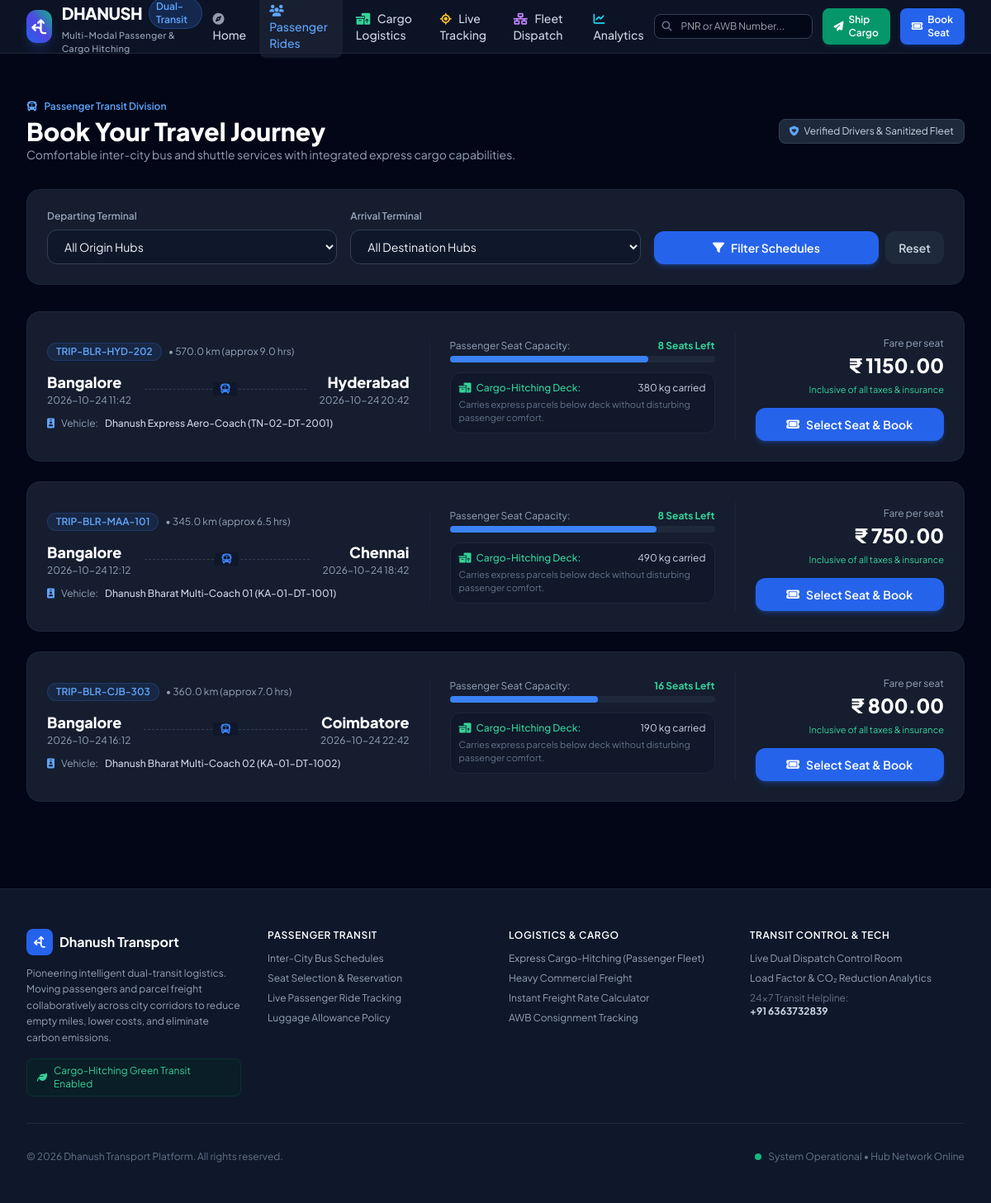
The app's page /passenger with its own data.
### tables this page shows
CREATE TABLE trips (
        id INTEGER PRIMARY KEY AUTOINCREMENT,
        trip_code TEXT UNIQUE NOT NULL,
        route_id INTEGER NOT NULL,
        vehicle_id INTEGER NOT NULL,
        departure_time TEXT NOT NULL,
        arrival_time TEXT NOT NULL,
        status TEXT DEFAULT 'Scheduled', -- 'Scheduled', 'Boarding & Loading', 'In Transit', 'Completed'
        current_lat REAL,
        current_lng REAL,
        progress_pct INTEGER DEFAULT 0,
        booked_seats INTEGER DEFAULT 0,
        booked_cargo_kg REAL DEFAULT 0,
        FOREIGN KEY (route_id) REFERENCES routes(id),
        FOREIGN KEY (vehicle_id) REFERENCES vehicles(id)
    );

CREATE TABLE routes (
        id INTEGER PRIMARY KEY AUTOINCREMENT,
        route_code TEXT UNIQUE NOT NULL,
        origin_hub_id INTEGER NOT NULL,
        dest_hub_id INTEGER NOT NULL,
        distance_km REAL NOT NULL,
        duration_hours REAL NOT NULL,
        base_passenger_fare REAL NOT NULL,
        base_cargo_rate_kg REAL NOT NULL,
        FOREIGN KEY (origin_hub_id) REFERENCES hubs(id),
        FOREIGN KEY (dest_hub_id) REFERENCES hubs(id)
    );

CREATE TABLE hubs (
        id INTEGER PRIMARY KEY AUTOINCREMENT,
        code TEXT UNIQUE NOT NULL,
        name TEXT NOT NULL,
        city TEXT NOT NULL,
        state TEXT NOT NULL,
        address TEXT NOT NULL,
        lat REAL NOT NULL,
        lng REAL NOT NULL,
        phone TEXT
    );

CREATE TABLE vehicles (
        id INTEGER PRIMARY KEY AUTOINCREMENT,
        reg_number TEXT UNIQUE NOT NULL,
        name TEXT NOT NULL,
        vehicle_type TEXT NOT NULL, -- 'Hybrid Passenger Bus', 'Express Cargo Minivan', 'Heavy Freight Truck'
        total_seats INTEGER DEFAULT 0,
        total_cargo_kg REAL DEFAULT 0,
        total_cargo_cbm REAL DEFAULT 0,
        driver_name TEXT NOT NULL,
        driver_phone TEXT NOT NULL,
        current_hub_id INTEGER,
        status TEXT DEFAULT 'Available', -- 'Available', 'In Transit', 'Maintenance'
        FOREIGN KEY (current_hub_id) REFERENCES hubs(id)
    );

### app.py (the view)
@app.route('/passenger', methods=['GET', 'POST'])
def passenger_portal():
    conn = get_db_connection()
    trips = []
    selected_origin = request.args.get('origin', type=int)
    selected_dest = request.args.get('dest', type=int)
    query = '''
        SELECT t.*, r.distance_km, r.duration_hours, r.base_passenger_fare,
               v.name as vehicle_name, v.vehicle_type, v.reg_number, v.total_seats, v.total_cargo_kg,
               v.driver_name, v.driver_phone,
               h1.city as origin_city, h1.name as origin_hub_name,
               h2.city as dest_city, h2.name as dest_hub_name
        FROM trips t
        JOIN routes r ON t.route_id = r.id
        JOIN vehicles v ON t.vehicle_id = v.id
        JOIN hubs h1 ON r.origin_hub_id = h1.id
        JOIN hubs h2 ON r.dest_hub_id = h2.id
        WHERE v.total_seats > 0
    '''
    params = []
    if selected_origin and selected_dest:
        query += ' AND r.origin_hub_id = ? AND r.dest_hub_id = ?'
        params.extend([selected_origin, selected_dest])
    query += ' ORDER BY t.departure_time ASC'
    trips = conn.execute(query, params).fetchall()
    conn.close()
    return render_template('passenger_book.html', trips=trips, selected_origin=selected_origin, selected_dest=selected_dest)

### templates/passenger_book.html (shortened to what this page needs)
{% extends "base.html" %}
{% block content %}
<div class="max-w-7xl mx-auto px-4 sm:px-6 lg:px-8 py-10">
    <div class="flex flex-col md:flex-row md:items-center justify-between gap-4 mb-8">
        <div>
            <div class="flex items-center gap-2 text-xs text-blue-400 font-semibold mb-1">
                <i class="fa-solid fa-bus"></i> Passenger Transit Division
            </div>
            <h1 class="text-3xl font-extrabold text-white">Book Your Travel Journey</h1>
            <p class="text-sm text-slate-400">Comfortable inter-city bus and shuttle services with integrated express cargo capabilities.</p>
        </div>
        <div class="flex items-center gap-2">
            <span class="text-xs bg-slate-800 border border-slate-700 px-3 py-1.5 rounded-lg text-slate-300">
                <i class="fa-solid fa-shield-heart text-blue-400 mr-1"></i> Verified Drivers & Sanitized Fleet
            </span>
        </div>
    </div>
    <div class="glass-card p-6 rounded-2xl mb-8 border border-slate-800">
        <form action="{{ url_for('passenger_portal') }}" method="GET" class="grid grid-cols-1 md:grid-cols-3 gap-4">
            <div>
                <label class="block text-xs font-semibold text-slate-400 mb-2">Departing Terminal</label>
                <select name="origin" class="w-full bg-slate-900 border border-slate-700 text-slate-100 rounded-xl px-4 py-2.5 text-sm focus:ring-2 focus:ring-blue-500 focus:outline-none">
                    <option value="">All Origin Hubs</option>
                </select>
            </div>
            <div>
                <label class="block text-xs font-semibold text-slate-400 mb-2">Arrival Terminal</label>
                <select name="dest" class="w-full bg-slate-900 border border-slate-700 text-slate-100 rounded-xl px-4 py-2.5 text-sm focus:ring-2 focus:ring-blue-500 focus:outline-none">
                    <option value="">All Destination Hubs</option>
                </select>
            </div>
            <div class="flex items-end gap-2">
                <button type="submit" class="flex-1 bg-blue-600 hover:bg-blue-500 text-white font-semibold py-2.5 px-4 rounded-xl text-sm transition-all shadow-md shadow-blue-600/30 flex items-center justify-center gap-2">
                    <i class="fa-solid fa-filter"></i> Filter Schedules
                </button>
                <a href="{{ url_for('passenger_portal') }}" class="px-4 py-2.5 rounded-xl bg-slate-800 hover:bg-slate-700 text-slate-300 text-sm font-semibold transition-colors">
                    Reset
                </a>
            </div>
        </form>
    </div>
    <div class="space-y-6">
        {% if trips %}
            {% for trip in trips %}
            <div class="glass-card rounded-2xl p-6 border border-slate-800 glass-card-hover">
                <div class="grid grid-cols-1 lg:grid-cols-12 gap-6 items-center">
                    <div class="lg:col-span-5">
                        <div class="flex items-center gap-2 mb-2">
                            <span class="text-xs px-2.5 py-0.5 rounded-full bg-blue-500/10 text-blue-400 font-semibold border border-blue-500/20">
                                {{ trip.trip_code }}
                            </span>
                            <span class="text-xs text-slate-400">&bull; {{ trip.distance_km }} km (approx {{ trip.duration_hours }} hrs)</span>
                        </div>
                        <div class="flex items-center gap-4 my-3">
                            <div>
                                <div class="text-lg font-extrabold text-white">{{ trip.origin_city }}</div>
                                <div class="text-xs text-slate-400">{{ trip.departure_time }}</div>
                            </div>
                            <div class="flex-1 flex items-center justify-center relative">
                                <i class="fa-solid fa-bus text-blue-500 absolute bg-slate-900 px-2 text-xs"></i>
                            </div>
                            <div class="text-right">
                                <div class="text-lg font-extrabold text-white">{{ trip.dest_city }}</div>
                                <div class="text-xs text-slate-400">{{ trip.arrival_time }}</div>
                            </div>
                        </div>
                        <div class="text-xs text-slate-400 flex items-center gap-2">
                            <i class="fa-solid fa-id-badge text-blue-400"></i> Vehicle: <span class="text-slate-300 font-medium">{{ trip.vehicle_name }} ({{ trip.reg_number }})</span>
                        </div>
                    </div>
                    <div class="lg:col-span-4 border-t lg:border-t-0 lg:border-l border-slate-800/80 lg:pl-6 space-y-3">
                        <div>
                            <div class="flex justify-between text-xs mb-1">
                                <span class="text-slate-400">Passenger Seat Capacity:</span>
                                <span class="font-bold {{ 'text-red-400' if trip.booked_seats >= trip.total_seats else 'text-emerald-400' }}">
                                    {{ trip.total_seats - trip.booked_seats }} Seats Left
                                </span>
                            </div>
                            <div class="w-full bg-slate-800 rounded-full h-2">
                                <div class="bg-blue-500 h-2 rounded-full" style="width: {{ (trip.booked_seats / trip.total_seats * 100)|round }}%"></div>
                            </div>
                        </div>
                        <div class="p-2.5 rounded-xl bg-slate-900/80 border border-slate-800 text-xs">
                            <div class="flex items-center justify-between text-slate-300">
                                <span class="flex items-center gap-1.5 text-emerald-400 font-medium">
                                    <i class="fa-solid fa-boxes-packing"></i> Cargo-Hitching Deck:
                                </span>
                                <span>{{ "%.0f"|format(trip.booked_cargo_kg) }} kg carried</span>
                            </div>
                            <p class="text-[11px] text-slate-500 mt-1">Carries express parcels below deck without disturbing passenger comfort.</p>
                        </div>
                    </div>
                    <div class="lg:col-span-3 border-t lg:border-t-0 lg:border-l border-slate-800/80 lg:pl-6 flex flex-col justify-between items-end">
                        <div class="text-right w-full mb-3">
                            <span class="text-xs text-slate-400">Fare per seat</span>
                            <div class="text-2xl font-black text-white">&#8377; {{ "%.2f"|format(trip.base_passenger_fare) }}</div>
                            <span class="text-[11px] text-emerald-400">Inclusive of all taxes & insurance</span>
                        </div>
                        {% if trip.booked_seats < trip.total_seats %}
                        <button onclick="openBookingModal('{{ trip.id }}', '{{ trip.trip_code }}', '{{ trip.origin_city }}', '{{ trip.dest_city }}', '{{ trip.base_passenger_fare }}')" class="w-full bg-blue-600 hover:bg-blue-500 text-white font-semibold py-2.5 px-4 rounded-xl text-sm transition-all shadow-md shadow-blue-600/30 flex items-center justify-center gap-2">
                            <i class="fa-solid fa-ticket"></i> Select Seat & Book
                        </button>
                        {% else %}
                        <button disabled class="w-full bg-slate-800 text-slate-500 font-semibold py-2.5 px-4 rounded-xl text-sm cursor-not-allowed">
                            Trip Sold Out
                        </button>
                        {% endif %}
                    </div>
                </div>
            </div>
            {% endfor %}
        {% endif %}
    </div>
</div>
{% endblock %}

### records on screen
trips: trip_code "TRIP-BLR-HYD-202", distance_km "570.0", duration_hours "9.0", origin_city "Bangalore", departure_time "2026-10-24 11:42", dest_city "Hyderabad", arrival_time "2026-10-24 20:42", vehicle_name "Dhanush Express Aero-Coach", reg_number "TN-02-DT-2001", trip.total_seats-trip.booked_seats "8", booked_cargo_kg "380"
routes: base_passenger_fare "1150.00"
trips: trip_code "TRIP-BLR-MAA-101", distance_km "345.0", duration_hours "6.5", origin_city "Bangalore", departure_time "2026-10-24 12:12", dest_city "Chennai", arrival_time "2026-10-24 18:42", vehicle_name "Dhanush Bharat Multi-Coach 01", reg_number "KA-01-DT-1001", trip.total_seats-trip.booked_seats "8", booked_cargo_kg "490"
routes: base_passenger_fare "750.00"
trips: trip_code "TRIP-BLR-CJB-303", distance_km "360.0", duration_hours "7.0", origin_city "Bangalore", departure_time "2026-10-24 16:12", dest_city "Coimbatore", arrival_time "2026-10-24 22:42", vehicle_name "Dhanush Bharat Multi-Coach 02", reg_number "KA-01-DT-1002", trip.total_seats-trip.booked_seats "16", booked_cargo_kg "190"
routes: base_passenger_fare "800.00"
